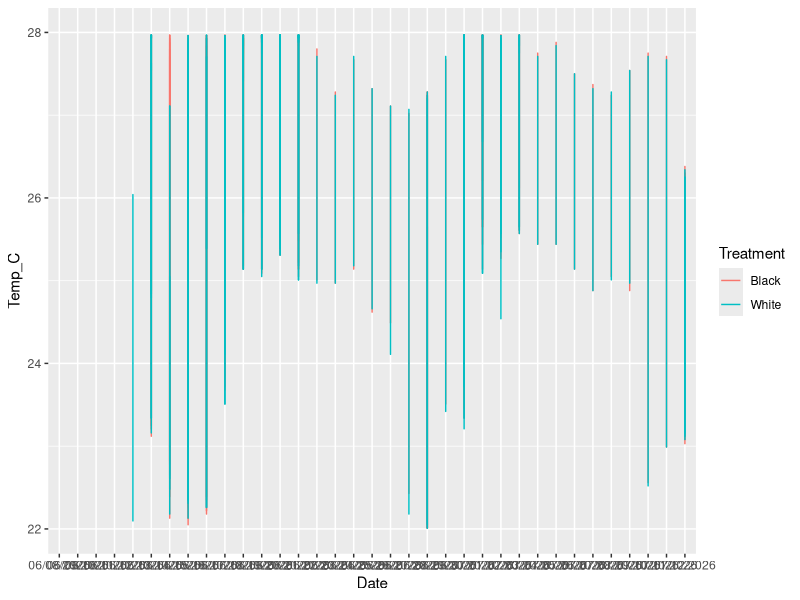
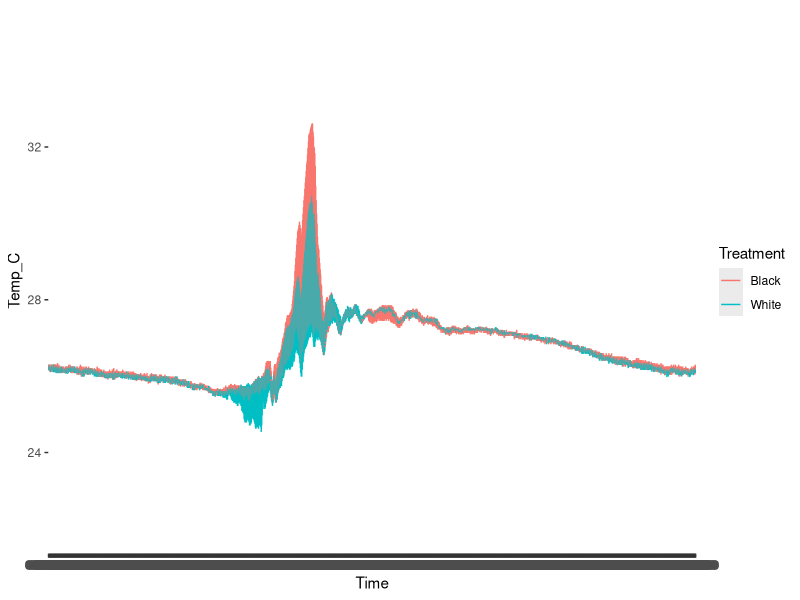
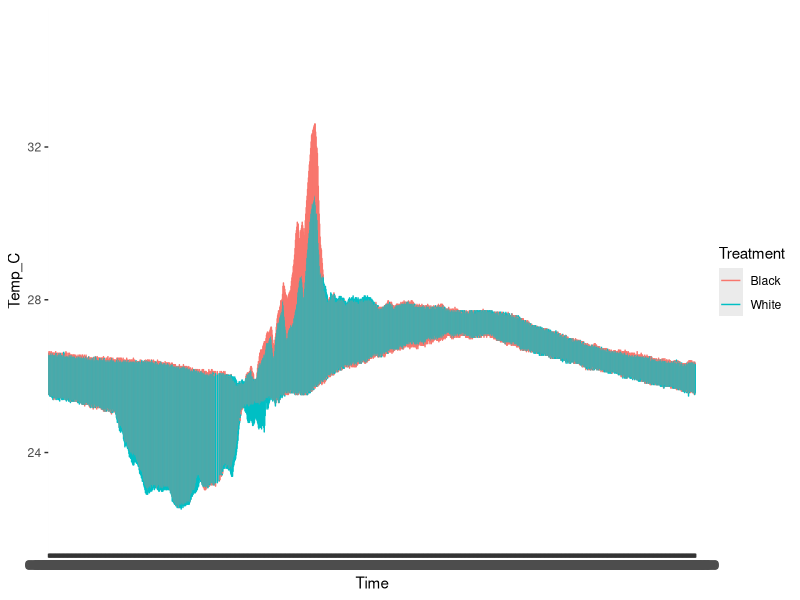
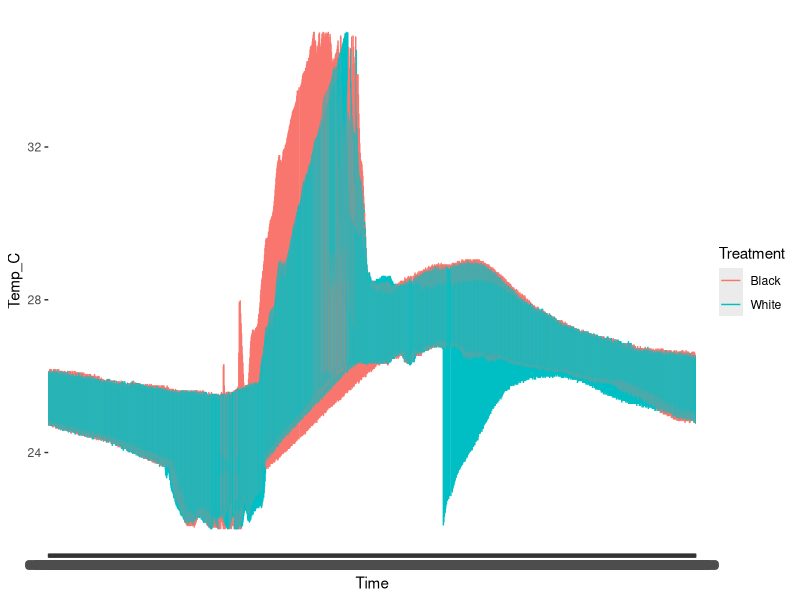

Reproduce these figures in R, in order. (Note: this script raises an error after producing the figures.)
## ---- chunk 1
library(readr)
library(dplyr)
library(tidyr)
library(ggplot2)
library(here)
library(lme4)
library(lmerTest) 
## ---- chunk 2
HOBO1<-read.csv("Data/22263995 2026-07-12 06_19_20 HST.csv")
HOBO2<-read.csv("Data/22263996 2026-07-12 06_15_15 HST.csv")
HOBO3<-read.csv("Data/22263998 2026-07-12 06_15_55 HST.csv")
HOBO4<-read.csv("Data/22263999 2026-07-12 06_14_14 HST.csv")
HOBO5<-read.csv("Data/22264000 2026-07-12 06_17_42 HST.csv")
HOBO6<-read.csv("Data/22264001 2026-07-12 06_14_39 HST.csv")
HOBO7<-read.csv("Data/22264004 2026-07-12 06_16_24 HST.csv")
## ---- chunk 3
HOBO1<-mutate(HOBO1, HOBO_ID = "22263995")
HOBO2<-mutate(HOBO2, HOBO_ID = "22263996")
HOBO3<-mutate(HOBO3, HOBO_ID = "22263998")
HOBO4<-mutate(HOBO4, HOBO_ID = "22263999")
HOBO5<-mutate(HOBO5, HOBO_ID = "22264000")
HOBO6<-mutate(HOBO6, HOBO_ID = "22264001")
HOBO7<-mutate(HOBO7, HOBO_ID = "22264004")
## ---- chunk 4
HOBO_data_full<- bind_rows(HOBO1, HOBO2, HOBO3, HOBO4, HOBO5, HOBO6, HOBO7)
## ---- chunk 5
HOBO_clean<- HOBO_data_full%>%
  select(-`Host.Connected`, -`End.of.File`, -`Button.Down`,-`Button.Up`)%>%
  rename(Temp_C=Temperature.....C., Date_Time_HST=Date.Time..HST.)%>%
  mutate(
    Treatment = case_when(
      HOBO_ID %in% c("22264004", "22263998", "22263996") ~ "White",
      HOBO_ID %in% c("22263995", "22263999", "22264000","22264001") ~ "Black",
      TRUE                                              ~ "Unknown" 
    ))%>%
      separate(`Date_Time_HST`, into = c("Date", "Time"), sep = " ", remove = FALSE)
  
## ---- chunk 6
ggplot(data=HOBO_clean, aes(x=Date, y=Temp_C, color=Treatment))+
                            geom_line()+
  ylim(22,28)
## ---- chunk 7
HOBO_OneDay<-HOBO_clean %>%
  filter(Date == "07/02/2026")
## ---- chunk 8
ggplot(data=HOBO_OneDay, aes(x=Time, y=Temp_C, color=Treatment))+
                            geom_line()+
  ylim(22,35)
## ---- chunk 9
HOBO_July<- HOBO_clean %>% 
  filter(Date >= "07/01/2026" & Date <= "07/12/2026")
## ---- chunk 10
ggplot(data=HOBO_July, aes(x=Time, y=Temp_C, color=Treatment))+
                            geom_line()+
  ylim(22,35)
## ---- chunk 11
HOBO_June<- HOBO_clean %>% 
  filter(Date >= "06/08/2026" & Date <= "06/30/2026")
## ---- chunk 12
ggplot(data=HOBO_June, aes(x=Time, y=Temp_C, color=Treatment))+
                            geom_line()+
  ylim(22,35)
## ---- chunk 13
t_result <- t.test(Temp_C ~ Treatment, data = HOBO_clean)

t_result
## ---- chunk 14
adm_ttest <- t.test(daily_max ~ Treatment, data = adm)
## ---- chunk 15
adm_July<-HOBO_July%>%
  group_by(Date, Treatment) %>%
  summarise(
    daily_max = max(Temp_C, na.rm = TRUE), 
    .groups = "drop"
  ) %>%
  group_by(Treatment) %>%
  summarise(
    avg_daily_max = mean(daily_max, na.rm = TRUE), 
    .groups = "drop"
  )
  
## ---- chunk 16
adm_June_for_ttest <- HOBO_June %>%
  group_by(Date, Treatment) %>%
  summarise(
    daily_max = max(Temp_C, na.rm = TRUE), 
    .groups = "drop"
  ) %>%
  mutate(
    daily_max = ifelse(is.infinite(daily_max), NA, daily_max)
  )

## ---- chunk 17
t_test_June <- t.test(daily_max ~ Treatment, data = adm_June_for_ttest)
## ---- chunk 18
adm_June_for_ttest %>%
  filter(!is.na(daily_max)) %>%
  group_by(Treatment) %>%
  summarise(sample_size = n())

## ---- chunk 19
daily_max<-HOBO_clean%>%
  group_by(Date, Treatment, HOBO_ID) %>%
  summarise(
    daily_max = max(Temp_C, na.rm = TRUE), 
    .groups = "drop"
  ) %>%
  mutate(
    daily_max = ifelse(is.infinite(daily_max), NA, daily_max)
  )
## ---- chunk 20
t_daily_max <- t.test(daily_max ~ Treatment, data = daily_max)
## ---- chunk 21
anova(lm(daily_max~Treatment, data=daily_max))
## ---- chunk 22
daily_max%>%
  group_by(Treatment)%>%
  summarise(
    avg_daily_max = mean(daily_max, na.rm = TRUE), 
    .groups = "drop"
  )
## ---- chunk 23
ggplot(data=HOBO_clean, aes(x=Date_Time_HST, y=Temp_C, color=Treatment))+
                            geom_line()
## ---- chunk 24
HOBO_clean <- HOBO_clean %>%
  mutate(Date_Time_HST = mdy_hms(Date_Time_HST))
## ---- chunk 25
test <- HOBO_clean %>%
  filter(
    Date_Time_HST >= mdy_hms("07/01/2026 01:00:00"),
    Date_Time_HST <= mdy_hms("07/04/2026 23:00:00")
  )
## ---- chunk 26
ggplot(data = test, aes(x = Date_Time_HST, y = Temp_C, color = factor(HOBO_ID))) +
  geom_point() +
  geom_line()
## ---- chunk 27
daily_max_df <- HOBO_clean %>%
  filter(!is.na(Temp_C)) %>%
  mutate(Date = as.Date(Date_Time_HST)) %>% 
  group_by(Date, HOBO_ID, Treatment) %>%
  summarise(
    max_temp = max(Temp_C, na.rm = TRUE),
    .groups = "drop"
  )
## ---- chunk 28
max_model <- lmer(max_temp ~ Treatment + (1 | HOBO_ID), data = daily_max_df)
summary(max_model)
## ---- chunk 29
max_t_test<-daily_max_df %>%
  group_by(HOBO_ID, Treatment) %>%
  summarise(mean_daily_max = mean(max_temp, na.rm = TRUE), .groups = "drop")

t.test(mean_daily_max ~ Treatment, data = max_t_test)
## ---- chunk 30
treatment_daily_summary <- daily_max_df %>%
  group_by(Date, Treatment) %>%
  summarise(avg_max_temp = mean(max_temp, na.rm = TRUE), .groups = "drop") %>%
  # Pivot treatments into columns to compute the difference
  pivot_wider(names_from = Treatment, values_from = avg_max_temp) %>%
  mutate(
    # Absolute difference between black and white treatment averages
    temp_diff = abs(Black - White),
    # Signed difference (positive means Black was hotter, negative means White was hotter)
    black_minus_white = Black - White
  )
## ---- chunk 31
avg_offset <- mean(treatment_daily_summary$black_minus_white, na.rm = TRUE)
avg_offset
## ---- chunk 32
# Step B: Find the day with the LARGEST temperature gap
largest_gap <- treatment_daily_summary %>%
  filter(!is.na(temp_diff)) %>%
  slice_max(order_by = temp_diff, n = 1)

# View the result
print("Day with the largest temperature difference between treatments:")
print(largest_gap)
## ---- chunk 33
ggplot(treatment_daily_summary, aes(x = Date, y = black_minus_white)) +
  geom_hline(yintercept = 0, linetype = "dashed", color = "grey50") +
  geom_line(color = "darkred", size = 1) +
  geom_point(data = largest_gap, aes(x = Date, y = black_minus_white), color = "red", size = 4) +
  annotate(
    "text", 
    x = largest_gap$Date, 
    y = largest_gap$black_minus_white, 
    label = paste0(" Max Gap: ", round(largest_gap$temp_diff, 2), "°C"),
    hjust = -0.1, vjust = -0.5, fontface = "bold"
  ) +
  labs(
    title = "Daily Temperature Difference (Black Treatment - White Treatment)",
    subtitle = "Positive values indicate Black treatment was hotter",
    x = "Date",
    y = "Temperature Difference (°C)"
  ) +
  theme_minimal()
